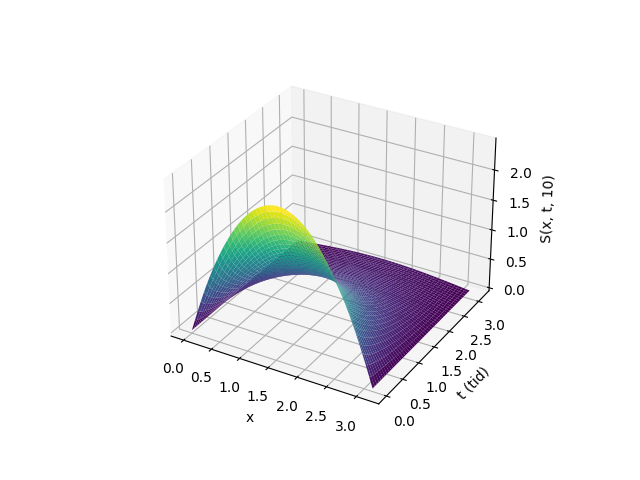

Recreate this plot in Python.
import numpy as np
import matplotlib.pyplot as plt
from mpl_toolkits.mplot3d import Axes3D

# Definerer S(x, t, N) for Fourier-serien
def S(x, t, N):
    s = 0
    for k in range(1, N + 1, 2):
        bn = 8 / (np.pi * k**3)
        euler_factor = np.exp(-k**2 * t)
        s += bn * euler_factor * np.sin(k * x)
    return s

# Genererer data for 3D-plot
x = np.linspace(0, np.pi, 1000)
t = np.linspace(0, np.pi, 1000)  # t-akse fra 0 til pi sekunder
X, T = np.meshgrid(x, t)
Y = S(X, T, 10)  # Bruker N=10 for en mer detaljert sum

# Plotter i 3D
fig = plt.figure()
ax = fig.add_subplot(111, projection='3d')
ax.plot_surface(X, T, Y, cmap='viridis')

ax.set_xlabel('x')
ax.set_ylabel('t (tid)')
ax.set_zlabel('S(x, t, 10)')

plt.savefig('5_3D.png')
